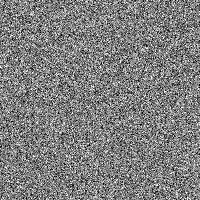
#> input picture assets/grain.png, 200 x 200 px; its folder holds 5 pictures in this run
$ python generate_og_images.py
#> lines starting #> are read from the running program, lines starting #| are printed output that depends on the picture
#!/usr/bin/env python3
"""Generate social share images: assets/og-default.png and
assets/og/<slug>.png for each note.

Runs automatically in the Pages build (see .github/workflows/pages.yml),
so new notes get a matching image on deploy without any manual step.
Rerun locally if you want to preview the result before pushing:

    python3 scripts/generate_og_images.py

Uses Inter, Source Serif 4 and JetBrains Mono (bundled under
scripts/fonts/, all OFL-licensed) so the cards match the site's own
type system, plus assets/grain.png for the same paper texture as the
page background.
"""

import datetime
import glob
import os
import re

from PIL import Image, ImageDraw, ImageFont

REPO_ROOT = os.path.dirname(os.path.dirname(os.path.abspath(__file__)))
NOTES_DIR = os.path.join(REPO_ROOT, "_notes")
OUT_DIR = os.path.join(REPO_ROOT, "assets", "og")
FONT_DIR = os.path.join(os.path.dirname(os.path.abspath(__file__)), "fonts")
GRAIN_PATH = os.path.join(REPO_ROOT, "assets", "grain.png")

W, H = 1200, 630
BG = (250, 249, 247)
BORDER = (231, 229, 228)
PRIMARY = (28, 25, 23)
MUTED = (168, 162, 158)
FAINT = (194, 189, 185)

SITE_TITLE = "steffen novak mollestad"
SITE_TAGLINE = "a place for where thoughts turns into writing"
SITE_URL = "steffenmoll.github.io"


def font(path, size, variation="Regular"):
    f = ImageFont.truetype(path, size)
    f.set_variation_by_name(variation)
    return f


def inter(size, variation="Regular"):
    return font(os.path.join(FONT_DIR, "Inter.ttf"), size, variation)


def mono(size, variation="Regular"):
    return font(os.path.join(FONT_DIR, "JetBrainsMono.ttf"), size, variation)


def serif(size, variation="Regular"):
    return font(os.path.join(FONT_DIR, "SourceSerif4.ttf"), size, variation)


def new_canvas():
    bg = Image.new("RGB", (W, H), BG)

    grain_tile = Image.open(GRAIN_PATH).convert("L")
#> grain_tile is the input picture: PIL image 200x200 L; min 0, max 255, mean 127
    tile_size = grain_tile.width
#> tile_size = 200
    grain_l = Image.new("L", (W, H))
#> grain_l: PIL image 1200x630 L; every value is 0
    for y in range(0, H, tile_size):
        for x in range(0, W, tile_size):
            grain_l.paste(grain_tile, (x, y))
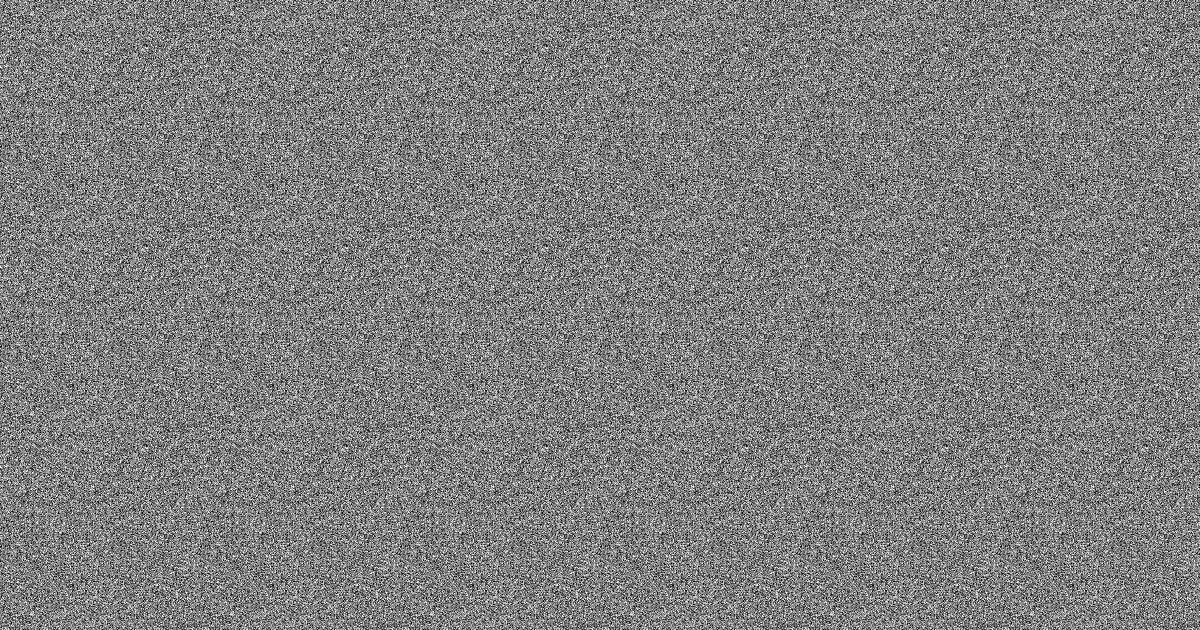
#> grain_l: PIL image 1200x630 L; min 0, max 255, mean 127
    grain_rgb = Image.merge("RGB", (grain_l, grain_l, grain_l))

    img = Image.blend(bg, grain_rgb, 0.05)
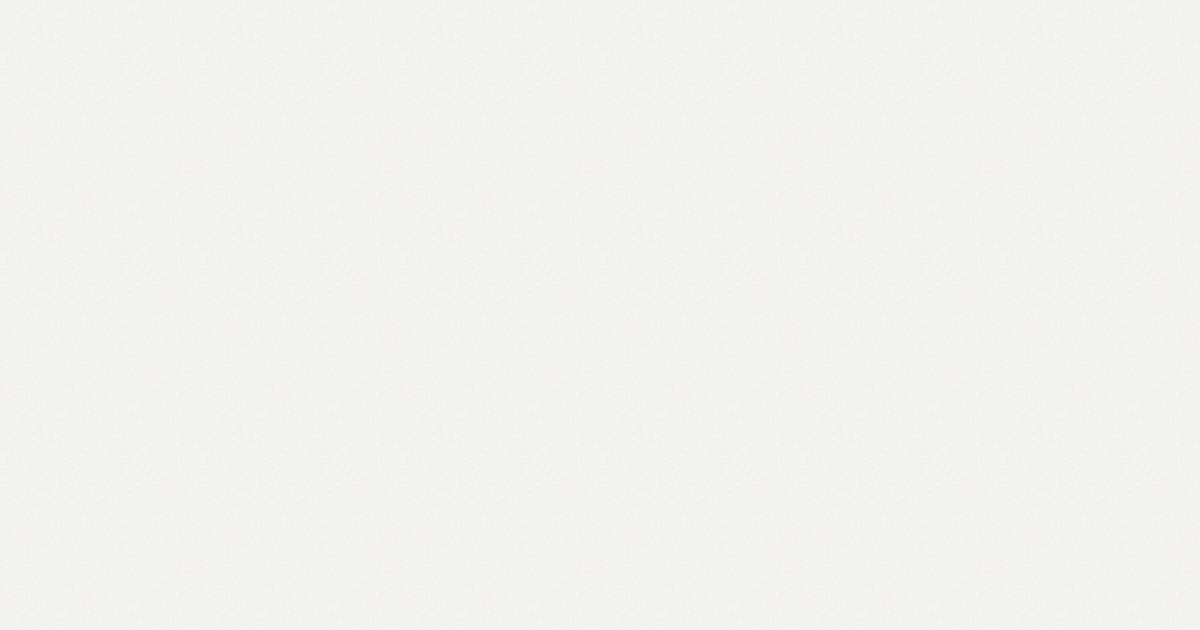
#> img: PIL image 1200x630 RGB; mean R, G, B 243.4, 242.4, 240.5
    draw = ImageDraw.Draw(img)
    draw.rectangle([40, 40, W - 40, H - 40], outline=BORDER, width=2)
    return img, draw


def draw_footer(draw, y_rule):
    draw.line([90, y_rule, W - 90, y_rule], fill=BORDER, width=2)
    draw.text((90, y_rule + 20), SITE_URL, font=mono(28), fill=FAINT)


# [19 lines left out: function wrap_text, not called in this run]


def render_default(out_path):
    img, draw = new_canvas()
    pad = 90

    draw.text((pad, 170), "steffen novak", font=inter(74, "Bold"), fill=PRIMARY)
    draw.text((pad, 254), "mollestad", font=inter(74, "Bold"), fill=PRIMARY)
    draw.text((pad, 358), SITE_TAGLINE, font=serif(38), fill=MUTED)

    draw_footer(draw, H - 110)
    img.save(out_path, "PNG", optimize=True)


# [66 lines left out: functions parse_front_matter, render_note, not called in this run]


if __name__ == "__main__":
    default_out = os.path.join(REPO_ROOT, "assets", "og-default.png")
#> (the run stopped early here; a loop or call above may not have finished)
